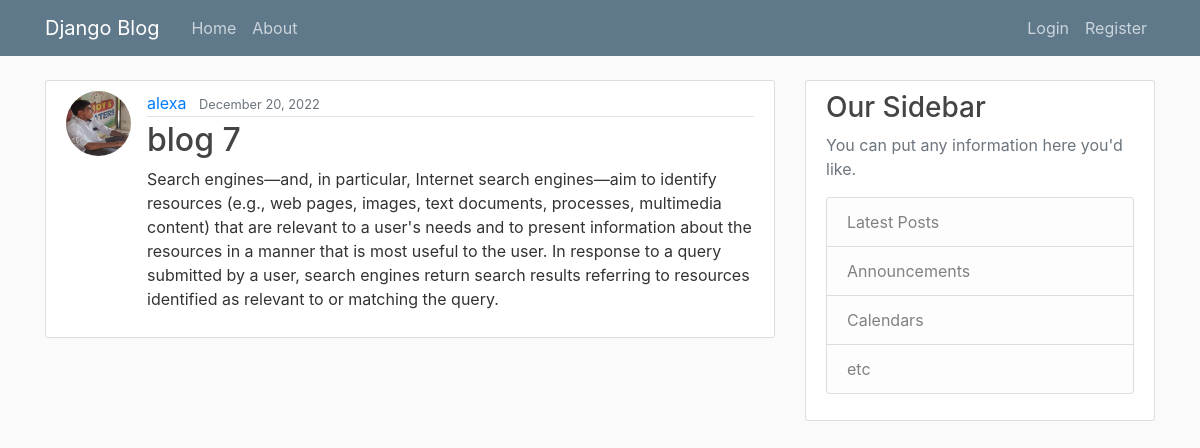
Screenshot of /post/7/ with the database file from the repository.
### blog/models.py (models this page shows, shortened)
class Post(models.Model):
    title = models.CharField(max_length=100)
    content = models.TextField()
    date_posted = models.DateField(default=timezone.now)
    author = models.ForeignKey(User,on_delete=models.CASCADE)

### users/models.py (models this page shows, shortened)
class Profile(models.Model):
    user = models.OneToOneField(User, on_delete=models.CASCADE)
    image = models.ImageField(default='default.jpg', upload_to='profile_pics')

### blog/views.py (the view)
# urls.py: path('post/<int:pk>/',PostDetailView.as_view(),name='post-detail'),
class PostDetailView(DetailView):
    model = Post

### blog/templates/blog/post_detail.html (shortened to what this page needs)
{% extends "blog/base.html" %}
{% block content %}
<article class="media content-section">
    <img class="rounded-circle article-img" src="{{ object.author.profile.image.url }}" alt="">
    <div class="media-body">
        <div class="article-metadata">
            <a class="mr-2" href="{% url 'user-posts' object.author.username %}">{{ object.author }}</a>
            <small class="text-muted">{{ object.date_posted|date:"F d, Y" }}</small>
        </div>
        <h2 class="article-title">{{ object.title }}</h2>
        <p class="article-content">{{ object.content }}</p>
    </div>
</article>
{% endblock content %}

### blog/static/blog/main.css (style rules this page uses)
body { background: #fafafa; color: #333333; margin-top: 5rem; }
h1, h2, h3, h4, h5, h6 { color: #444444; }
.content-section { background: #ffffff; padding: 10px 20px; border: 1px solid #dddddd; border-radius: 3px; margin-bottom: 20px; }
.article-title { color: #444444; }
.article-content { white-space: pre-line; }
.article-img { height: 65px; width: 65px; margin-right: 16px; }
.article-metadata { padding-bottom: 1px; margin-bottom: 4px; border-bottom: 1px solid #e3e3e3 }

### rows the page displays
Post: author.profile.image (placeholder picture), author "alexa", date_posted "December 20, 2022", title "blog 7", content "Search engines—and, in particular, Internet search engines—aim to identify resources (e.g., web pages, images, text documents, processes, multimedia content) that are relevant to a user's needs and to present information about the resources in a manner that is most useful to the user. In response to a query submitted by a user, search engines return search results referring to resources identified as relevant to or matching the query."
